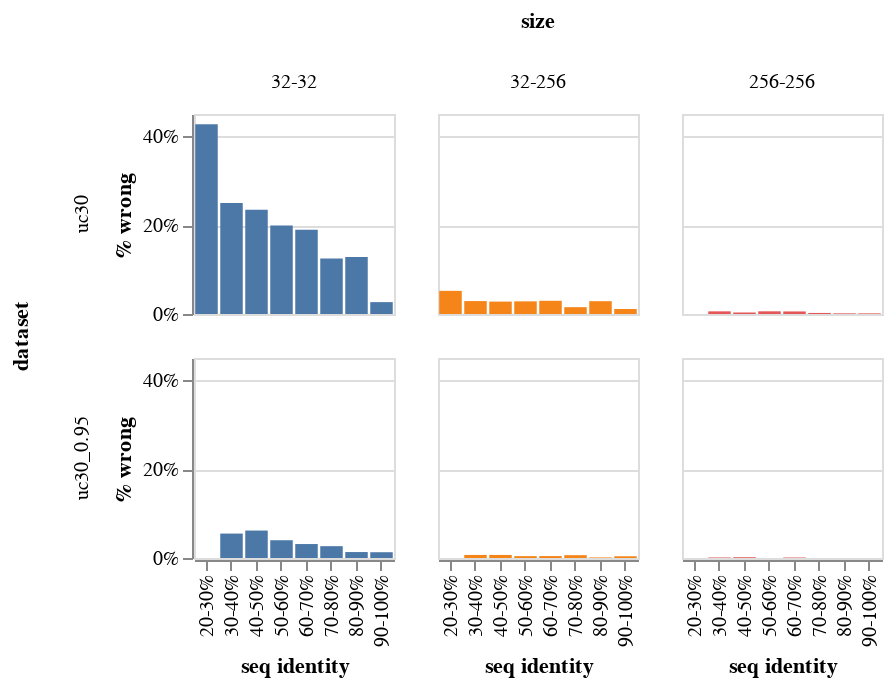

The code cell stored with this chart in its notebook:
### Markdown cell above
Uniclust30 Error Rate

### Code cell
c = alt.Chart(data).mark_bar().encode(
    x = "seq identity",
    y = alt.Y("% wrong", axis = alt.Axis(format = "%")),
    column = alt.Column("size", sort = ["32-32", "32-256", "256-256"]),
    row = "dataset",
    color = alt.Color("size", legend = None, sort = ["32-32", "32-256", "256-256"])
).properties(
    width = 100,
    height = 100
)
save(c, "uniclust30_accuracy.pdf")
c

### Figure 1 — Vega-Lite specification as saved in the notebook (floating-point values rounded to 4 significant figures)
{"config": {"view": {"continuousWidth": 400, "continuousHeight": 300}}, "data": {"name": "data-9b3387c5ef172cd89464211450834f81"}, "mark": "bar", "encoding": {"color": {"type": "nominal", "field": "size", "legend": null, "sort": ["32-32", "32-256", "256-256"]}, "column": {"type": "nominal", "field": "size", "sort": ["32-32", "32-256", "256-256"]}, "row": {"type": "nominal", "field": "dataset"}, "x": {"type": "nominal", "field": "seq identity"}, "y": {"type": "quantitative", "axis": {"format": "%"}, "field": "% wrong"}}, "height": 100, "width": 100, "$schema": "https://vega.github.io/schema/vega-lite/v4.8.1.json", "datasets": {"data-9b3387c5ef172cd89464211450834f81": [{"dataset": "uc30_0.95", "size": "32-32", "seq identity": "0-10%", "count": 0, "wrong": 0, "wrong % error": null, "% wrong": null}, {"dataset": "uc30_0.95", "size": "32-32", "seq identity": "10-20%", "count": 0, "wrong": 0, "wrong % error": null, "% wrong": null}, {"dataset": "uc30_0.95", "size": "32-32", "seq identity": "20-30%", "count": 14, "wrong": 0, "wrong % error": null, "% wrong": 0.0}, {"dataset": "uc30_0.95", "size": "32-32", "seq identity": "30-40%", "count": 873, "wrong": 48, "wrong % error": 0.2364, "% wrong": 0.05498}, {"dataset": "uc30_0.95", "size": "32-32", "seq identity": "40-50%", "count": 1166, "wrong": 72, "wrong % error": 0.2589, "% wrong": 0.06175}, {"dataset": "uc30_0.95", "size": "32-32", "seq identity": "50-60%", "count": 951, "wrong": 38, "wrong % error": 0.2699, "% wrong": 0.03996}, {"dataset": "uc30_0.95", "size": "32-32", "seq identity": "60-70%", "count": 923, "wrong": 29, "wrong % error": 0.266, "% wrong": 0.03142}, {"dataset": "uc30_0.95", "size": "32-32", "seq identity": "70-80%", "count": 789, "wrong": 21, "wrong % error": 0.2508, "% wrong": 0.02662}, {"dataset": "uc30_0.95", "size": "32-32", "seq identity": "80-90%", "count": 747, "wrong": 10, "wrong % error": 0.2109, "% wrong": 0.01339}, {"dataset": "uc30_0.95", "size": "32-32", "seq identity": "90-100%", "count": 1537, "wrong": 20, "wrong % error": 0.139, "% wrong": 0.01301}, {"dataset": "uc30_0.95", "size": "32-256", "seq identity": "0-10%", "count": 0, "wrong": 0, "wrong % error": null, "% wrong": null}, {"dataset": "uc30_0.95", "size": "32-256", "seq identity": "10-20%", "count": 0, "wrong": 0, "wrong % error": null, "% wrong": null}, {"dataset": "uc30_0.95", "size": "32-256", "seq identity": "20-30%", "count": 14, "wrong": 0, "wrong % error": null, "% wrong": 0.0}, {"dataset": "uc30_0.95", "size": "32-256", "seq identity": "30-40%", "count": 873, "wrong": 6, "wrong % error": 0.02263, "% wrong": 0.006873}, {"dataset": "uc30_0.95", "size": "32-256", "seq identity": "40-50%", "count": 1166, "wrong": 8, "wrong % error": 0.07535, "% wrong": 0.006861}, {"dataset": "uc30_0.95", "size": "32-256", "seq identity": "50-60%", "count": 951, "wrong": 4, "wrong % error": 0.03272, "% wrong": 0.004206}, {"dataset": "uc30_0.95", "size": "32-256", "seq identity": "60-70%", "count": 923, "wrong": 4, "wrong % error": 0.06402, "% wrong": 0.004334}, {"dataset": "uc30_0.95", "size": "32-256", "seq identity": "70-80%", "count": 789, "wrong": 5, "wrong % error": 0.02126, "% wrong": 0.006337}, {"dataset": "uc30_0.95", "size": "32-256", "seq identity": "80-90%", "count": 747, "wrong": 1, "wrong % error": 0.0006338, "% wrong": 0.001339}, {"dataset": "uc30_0.95", "size": "32-256", "seq identity": "90-100%", "count": 1537, "wrong": 6, "wrong % error": 0.04126, "% wrong": 0.003904}, {"dataset": "uc30_0.95", "size": "256-256", "seq identity": "0-10%", "count": 0, "wrong": 0, "wrong % error": null, "% wrong": null}, {"dataset": "uc30_0.95", "size": "256-256", "seq identity": "10-20%", "count": 0, "wrong": 0, "wrong % error": null, "% wrong": null}, {"dataset": "uc30_0.95", "size": "256-256", "seq identity": "20-30%", "count": 14, "wrong": 0, "wrong % error": null, "% wrong": 0.0}, {"dataset": "uc30_0.95", "size": "256-256", "seq identity": "30-40%", "count": 873, "wrong": 1, "wrong % error": 0.03083, "% wrong": 0.001145}, {"dataset": "uc30_0.95", "size": "256-256", "seq identity": "40-50%", "count": 1166, "wrong": 2, "wrong % error": 0.01591, "% wrong": 0.001715}, {"dataset": "uc30_0.95", "size": "256-256", "seq identity": "50-60%", "count": 951, "wrong": 0, "wrong % error": null, "% wrong": 0.0}, {"dataset": "uc30_0.95", "size": "256-256", "seq identity": "60-70%", "count": 923, "wrong": 1, "wrong % error": 0.1485, "% wrong": 0.001083}, {"dataset": "uc30_0.95", "size": "256-256", "seq identity": "70-80%", "count": 789, "wrong": 0, "wrong % error": null, "% wrong": 0.0}, {"dataset": "uc30_0.95", "size": "256-256", "seq identity": "80-90%", "count": 747, "wrong": 0, "wrong % error": null, "% wrong": 0.0}, {"dataset": "uc30_0.95", "size": "256-256", "seq identity": "90-100%", "count": 1537, "wrong": 0, "wrong % error": null, "% wrong": 0.0}, {"dataset": "uc30", "size": "32-32", "seq identity": "0-10%", "count": 0, "wrong": 0, "wrong % error": null, "% wrong": null}, {"dataset": "uc30", "size": "32-32", "seq identity": "10-20%", "count": 0, "wrong": 0, "wrong % error": null, "% wrong": null}, {"dataset": "uc30", "size": "32-32", "seq identity": "20-30%", "count": 192, "wrong": 82, "wrong % error": 0.9296, "% wrong": 0.4271}, {"dataset": "uc30", "size": "32-32", "seq identity": "30-40%", "count": 1170, "wrong": 292, "wrong % error": 0.5784, "% wrong": 0.2496}, {"dataset": "uc30", "size": "32-32", "seq identity": "40-50%", "count": 1182, "wrong": 277, "wrong % error": 0.5775, "% wrong": 0.2343}, {"dataset": "uc30", "size": "32-32", "seq identity": "50-60%", "count": 1160, "wrong": 231, "wrong % error": 0.5505, "% wrong": 0.1991}, {"dataset": "uc30", "size": "32-32", "seq identity": "60-70%", "count": 1044, "wrong": 198, "wrong % error": 0.5351, "% wrong": 0.1897}, {"dataset": "uc30", "size": "32-32", "seq identity": "70-80%", "count": 847, "wrong": 106, "wrong % error": 0.5582, "% wrong": 0.1251}, {"dataset": "uc30", "size": "32-32", "seq identity": "80-90%", "count": 694, "wrong": 89, "wrong % error": 0.4932, "% wrong": 0.1282}, {"dataset": "uc30", "size": "32-32", "seq identity": "90-100%", "count": 711, "wrong": 19, "wrong % error": 0.3312, "% wrong": 0.02672}, {"dataset": "uc30", "size": "32-256", "seq identity": "0-10%", "count": 0, "wrong": 0, "wrong % error": null, "% wrong": null}, {"dataset": "uc30", "size": "32-256", "seq identity": "10-20%", "count": 0, "wrong": 0, "wrong % error": null, "% wrong": null}, {"dataset": "uc30", "size": "32-256", "seq identity": "20-30%", "count": 192, "wrong": 10, "wrong % error": 0.285, "% wrong": 0.05208}, {"dataset": "uc30", "size": "32-256", "seq identity": "30-40%", "count": 1170, "wrong": 34, "wrong % error": 0.1609, "% wrong": 0.02906}, {"dataset": "uc30", "size": "32-256", "seq identity": "40-50%", "count": 1182, "wrong": 33, "wrong % error": 0.1449, "% wrong": 0.02792}, {"dataset": "uc30", "size": "32-256", "seq identity": "50-60%", "count": 1160, "wrong": 33, "wrong % error": 0.1602, "% wrong": 0.02845}, {"dataset": "uc30", "size": "32-256", "seq identity": "60-70%", "count": 1044, "wrong": 31, "wrong % error": 0.1159, "% wrong": 0.02969}, {"dataset": "uc30", "size": "32-256", "seq identity": "70-80%", "count": 847, "wrong": 13, "wrong % error": 0.08762, "% wrong": 0.01535}, {"dataset": "uc30", "size": "32-256", "seq identity": "80-90%", "count": 694, "wrong": 20, "wrong % error": 0.07686, "% wrong": 0.02882}, {"dataset": "uc30", "size": "32-256", "seq identity": "90-100%", "count": 711, "wrong": 8, "wrong % error": 0.04555, "% wrong": 0.01125}, {"dataset": "uc30", "size": "256-256", "seq identity": "0-10%", "count": 0, "wrong": 0, "wrong % error": null, "% wrong": null}, {"dataset": "uc30", "size": "256-256", "seq identity": "10-20%", "count": 0, "wrong": 0, "wrong % error": null, "% wrong": null}, {"dataset": "uc30", "size": "256-256", "seq identity": "20-30%", "count": 192, "wrong": 0, "wrong % error": null, "% wrong": 0.0}, {"dataset": "uc30", "size": "256-256", "seq identity": "30-40%", "count": 1170, "wrong": 7, "wrong % error": 0.3835, "% wrong": 0.005983}, {"dataset": "uc30", "size": "256-256", "seq identity": "40-50%", "count": 1182, "wrong": 4, "wrong % error": 0.708, "% wrong": 0.003384}, {"dataset": "uc30", "size": "256-256", "seq identity": "50-60%", "count": 1160, "wrong": 7, "wrong % error": 0.4627, "% wrong": 0.006034}, {"dataset": "uc30", "size": "256-256", "seq identity": "60-70%", "count": 1044, "wrong": 6, "wrong % error": 0.2521, "% wrong": 0.005747}, {"dataset": "uc30", "size": "256-256", "seq identity": "70-80%", "count": 847, "wrong": 2, "wrong % error": 0.2304, "% wrong": 0.002361}, {"dataset": "uc30", "size": "256-256", "seq identity": "80-90%", "count": 694, "wrong": 1, "wrong % error": 0.0559, "% wrong": 0.001441}, {"dataset": "uc30", "size": "256-256", "seq identity": "90-100%", "count": 711, "wrong": 1, "wrong % error": 0.07113, "% wrong": 0.001406}]}}
